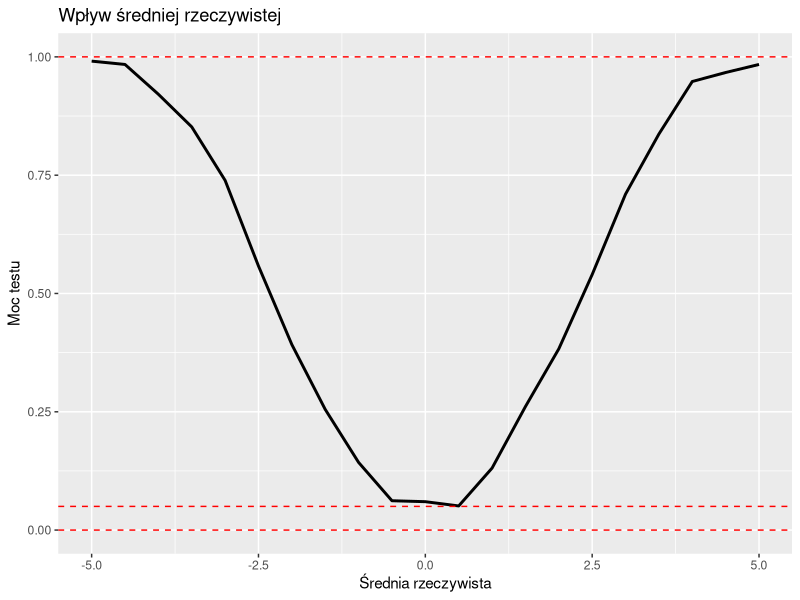
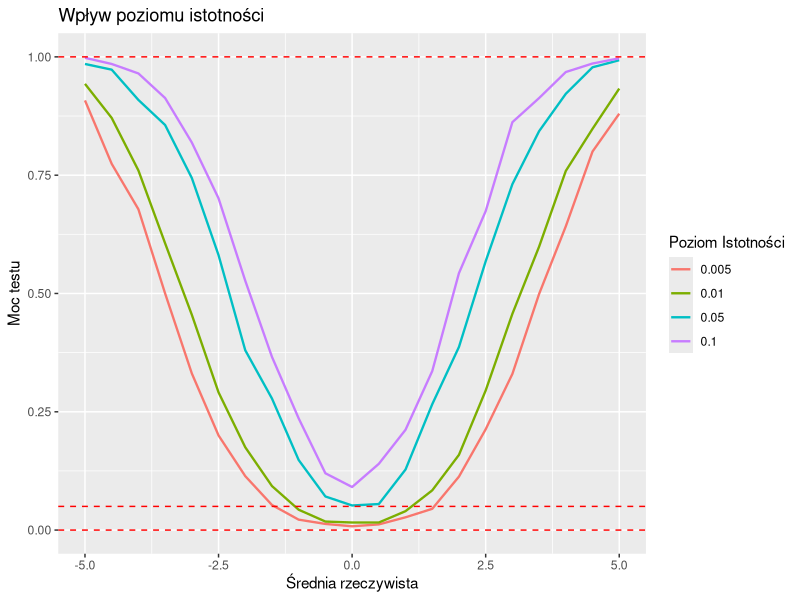
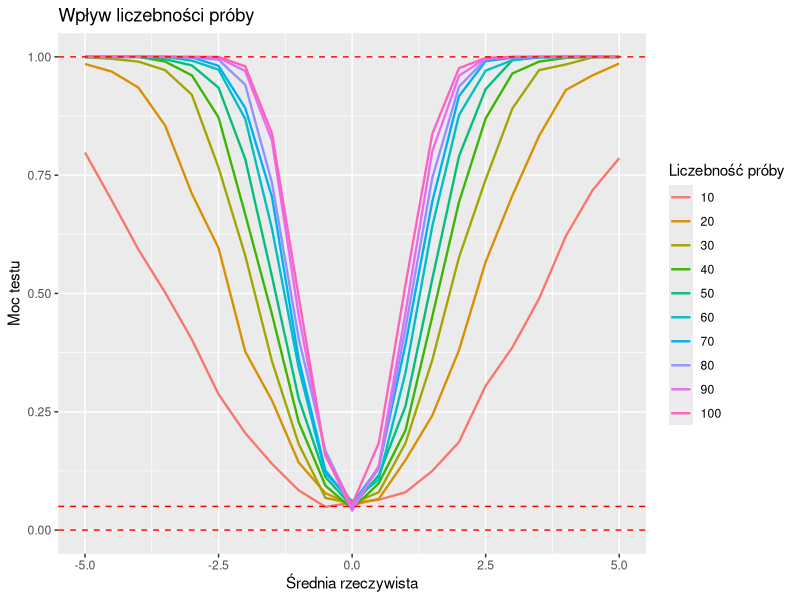
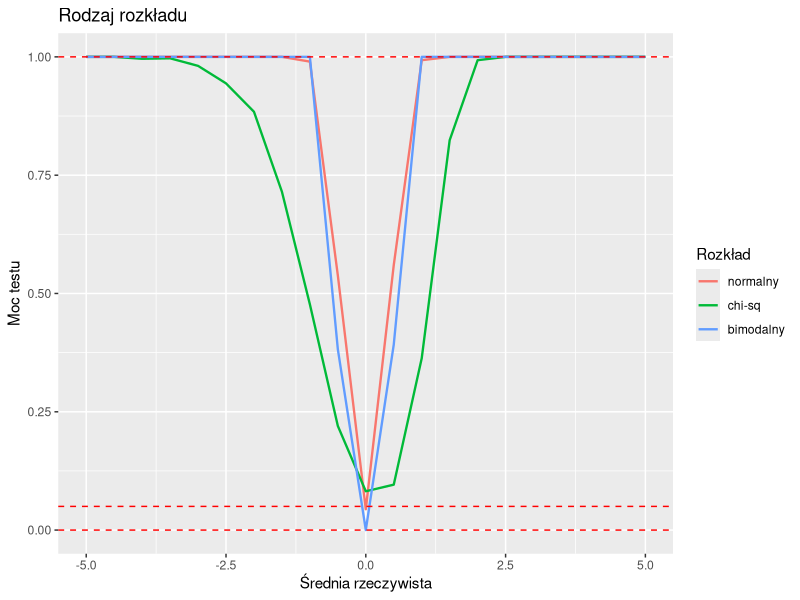
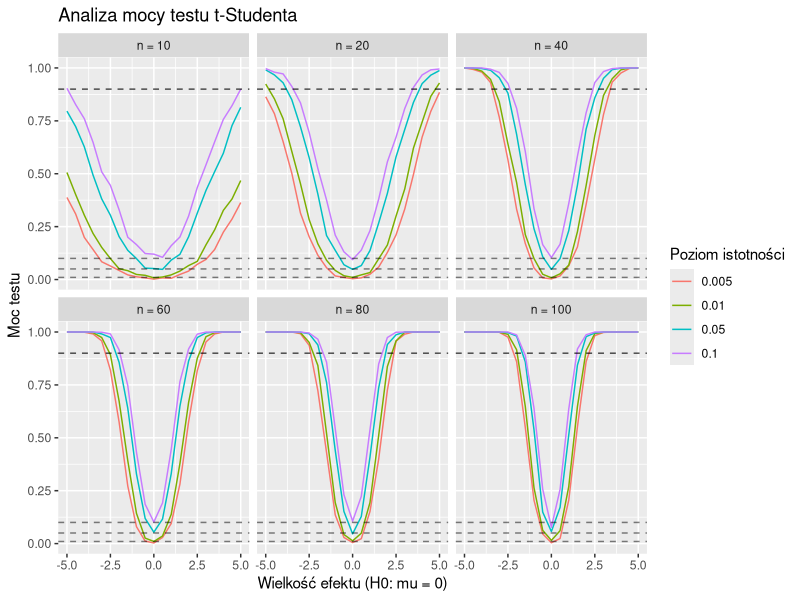

Recreate these plots in R, in order.
## ---- chunk 1
library(tidyverse)
set.seed(123)
## ---- chunk 2
m_fun <- function(mu) {
  sapply(
    1:1000, 
    function(i) t.test(rnorm(20, mu, 5), mu=0)$p.value < 0.05
  ) %>% mean()
}

mu_seq = seq(-5, 5, by=0.5) 

df_mu <- data.frame(mu = mu_seq,
                    moc = sapply(mu_seq, m_fun)
) 

df_mu %>% ggplot(aes(x=mu, y=moc)) + 
  geom_line(linewidth=1) +
  geom_hline(yintercept = c(0, 0.05, 1), lty=2, color = "red") + 
  
  labs(title = "Wpływ średniej rzeczywistej", 
       x = "Średnia rzeczywista",
       y = "Moc testu")

## ---- chunk 3

a_fun <- function(a, mu) {
  sapply(
    1:1000, 
    function(i) t.test(rnorm(20, mu, 5), mu=0)$p.value < a
    ) %>% mean()
}

a_seq <- c(0.005, 0.01, 0.05, 0.1)
mu_seq = seq(-5, 5, by=0.5) 

df_a <- expand.grid(mu=mu_seq, a=a_seq)
df_a$a_test <- mapply(a_fun, df_a$a, df_a$mu)

ggplot(df_a, aes(x=mu, y=a_test, color=as.factor(a))) +
  geom_line(linewidth=0.8) +
  geom_hline(yintercept = c(0, 0.05, 1), lty=2, color = "red") + 

  labs(title = "Wpływ poziomu istotności", 
       x = "Średnia rzeczywista",
       y = "Moc testu",
       color = "Poziom Istotności")

## ---- chunk 4

n_fun <- function(n, mu) {
  sapply(
    1:1000, 
    function(i) t.test(rnorm(n, mu, 5), mu=0)$p.value < 0.05
    ) %>% mean()
}

n_seq = seq(10, 100, by=10)
mu_seq = seq(-5, 5, by=0.5) 

df_n <- expand.grid(mu=mu_seq, n=n_seq)
df_n$n_test <- mapply(n_fun, df_n$n, df_n$mu)

ggplot(df_n, aes(x=mu, y=n_test, color=as.factor(n))) +
  geom_line(linewidth=0.8) +
  geom_hline(yintercept = c(0, 0.05, 1), lty=2, color = "red") + 

  labs(title = "Wpływ liczebności próby", 
       x = "Średnia rzeczywista",
       y = "Moc testu",
       color = "Liczebność próby") 

## ---- chunk 5
moc_fun <- function(mu, rozklad) {
  sapply(1:1000,  function(i) {
    dane <- switch(as.character(rozklad),
                   "normalny"  = rnorm(20, mean = mu, sd = 1),
                   "chi-sq" = rchisq(20, df = 3) - 3 + mu,
                   "bimodalny" = c(rnorm(20/2, -1, 0.5), rnorm(20/2, 1, 0.5)) + mu
    )
    t.test(dane, mu = 0)$p.value < 0.05
  }) %>% mean()
}

mu_seq = seq(-5, 5, by=0.5) 
df_r <- expand.grid(mu = mu_seq, type = c("normalny", "chi-sq", "bimodalny"))
df_r$r_test <- mapply(moc_fun, df_r$mu, df_r$type)

ggplot(df_r, aes(x=mu, y=r_test, color=type)) +
    geom_line(linewidth=0.8) +
  geom_hline(yintercept = c(0, 0.05, 1), lty=2, color = "red") + 
  
  labs(title = "Rodzaj rozkładu", 
       x = "Średnia rzeczywista",
       y = "Moc testu",
       color = "Rozkład")

## ---- chunk 6

moc_fun <- function(n, mu, alpha) {
  sapply(
    1:1000,
    function(i) t.test(rnorm(n, mu, 5), mu=0)$p.value < alpha
  ) %>% mean()
}

mu_seq <- seq(-5, 5, by=0.5)
n_seq     <- c(10, 20, 40, 60, 80, 100)
alpha_seq <- c(0.005, 0.01, 0.05, 0.10)

df_symulacja <- expand.grid(mu = mu_seq, n = n_seq, alpha = alpha_seq)
df_symulacja$moc <- mapply(moc_fun, df_symulacja$n, df_symulacja$mu, df_symulacja$alpha)

df_symulacja$a <- as.factor(df_symulacja$alpha)
df_symulacja$n <- factor(df_symulacja$n, levels = n_seq, labels = paste("n =", n_seq))

ggplot(df_symulacja, aes(x = mu, y = moc, color = a, group = a)) +
  geom_line(linewidth = 0.5) +
  
  facet_wrap(~ n) + 
  geom_hline(yintercept = c(0.01, 0.05, 0.10), lty = 2, alpha = 0.5) +
  geom_hline(yintercept = 0.90, lty = 2, alpha = 0.7) +
  
  labs(
    title = "Analiza mocy testu t-Studenta",
    x = "Wielkość efektu (H0: mu = 0)",
    y = "Moc testu",
    color = "Poziom istotności"
  )
